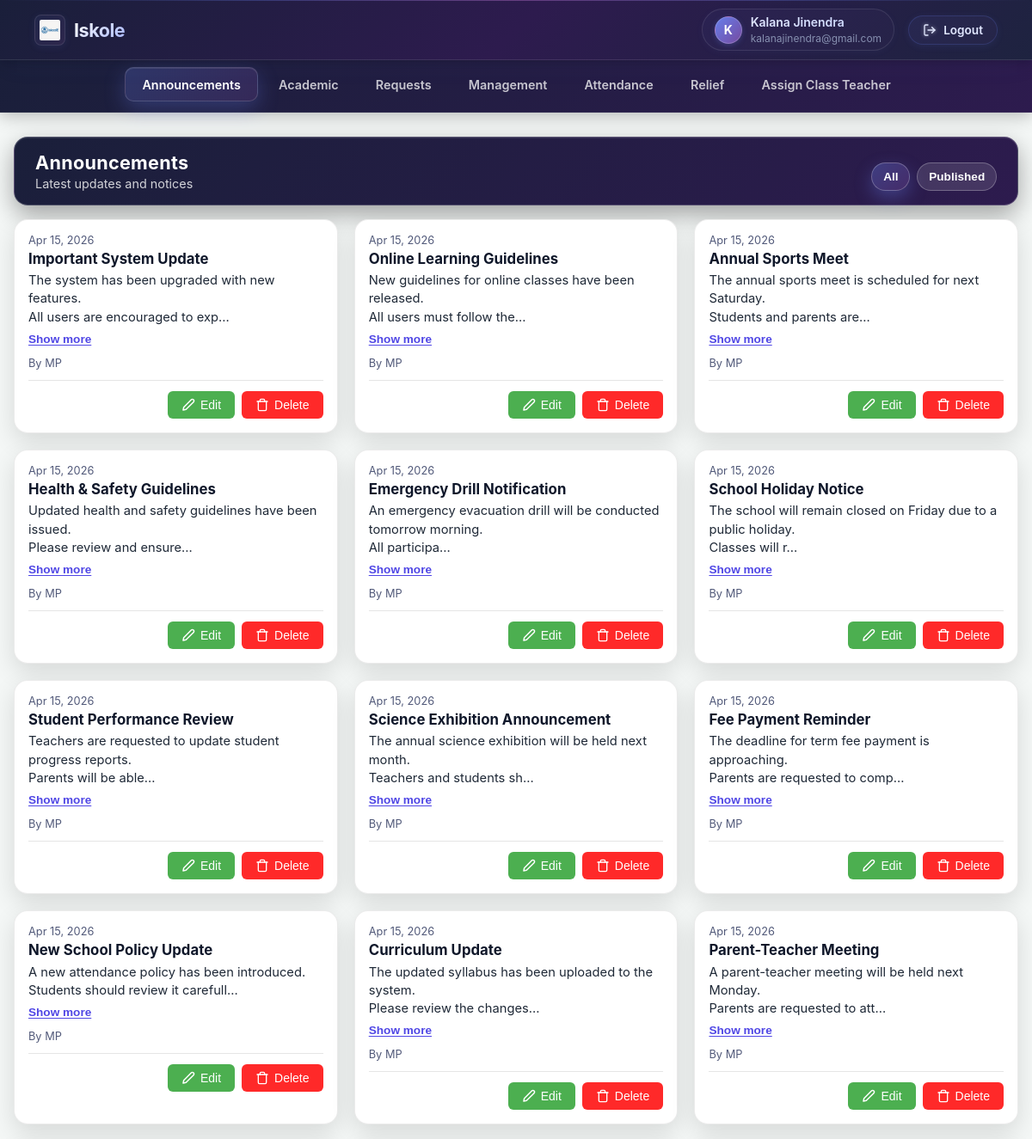
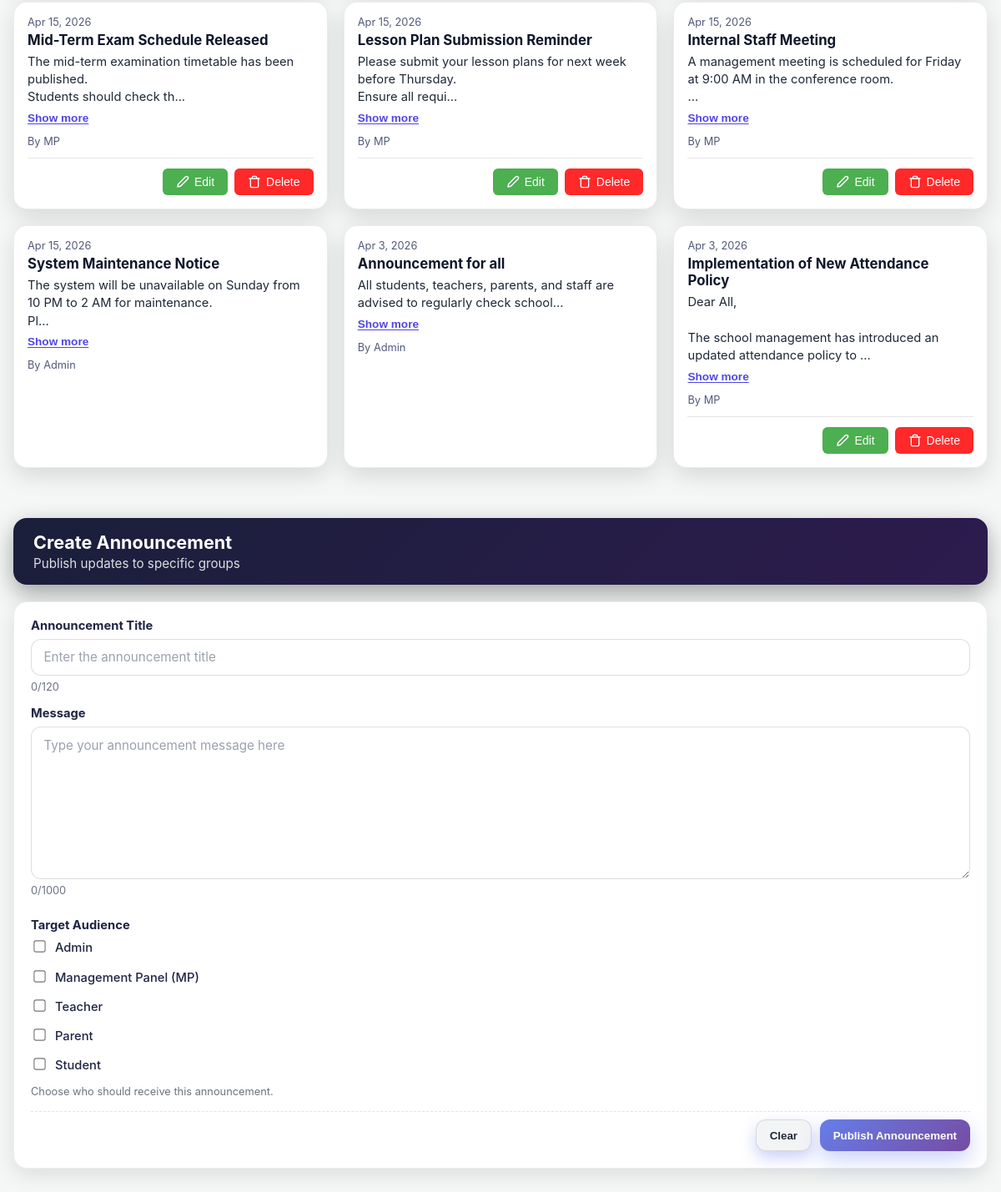
The app's page /mp (signed in) with its own data (2 pictures, top to bottom).
### tables this page shows
CREATE TABLE `announcement` (
  `announcement_id` int(11) NOT NULL,
  `title` varchar(255) NOT NULL,
  `content` text NOT NULL,
  `published_by` int(11) NOT NULL,
  `role` varchar(255) NOT NULL,
  `created_at` datetime DEFAULT current_timestamp(),
  `admin` tinyint(1) DEFAULT 0,
  `mp` tinyint(1) DEFAULT 0,
  `teacher` tinyint(1) DEFAULT 0,
  `parent` tinyint(1) DEFAULT 0,
  `student` tinyint(1) DEFAULT 0,
  `deleted` tinyint(1) DEFAULT 0
);

CREATE TABLE `userRoles` (
  `roleID` int(11) NOT NULL,
  `roleName` varchar(100) NOT NULL
);

### app/Core/Controller.php (called while the page is built, shortened)
<?php
class Controller
{
    protected function view($view, $data = [])
    {
        extract($data);
        require_once "../app/Views/$view.php";
    }
}

### app/Controllers/MpController.php (called while the page is built, shortened)
<?php
class Mpcontroller extends UserController
{
    public function index()
    {
        $tab = $_GET['tab'] ?? 'Announcements';
        $data = [
            'tab' => $tab
        ];
        $this->view('mp/index', $data);
    }
}

### app/Core/App.php (called while the page is built, shortened)
<?php
class App
{
    protected $method = 'index';
    public function __construct()
    {
        $url = $this->parseUrl();
        if ($url && isset($url[0]) && $url[0] !== '') {
            $segment0 = $url[0];
            $rootControllerFile = __DIR__ . '/../Controllers/' . ucfirst($segment0) . 'Controller.php';
            $folderControllerFile = __DIR__ . '/../Controllers/' . $segment0 . '/' . ucfirst($segment0) . 'Controller.php';
            if (file_exists($rootControllerFile)) {
                unset($url[0]);
            } elseif (file_exists($folderControllerFile)) {
                $this->controller = ucfirst($segment0) . 'Controller';
                $controllerPath = $folderControllerFile;
                unset($url[0]);
            } else {
                header('Location: /login');
                exit;
            }
        } else {
            header('Location: /login');
            exit;
        }
        $this->controller = new $this->controller;
        $this->params = $url ? array_values($url) : [];
        call_user_func_array([$this->controller, $this->method], $this->params);
    }
    private function parseUrl()
    {
        if (isset($_GET['url']) && !empty($_GET['url'])) {
            return explode('/', filter_var(rtrim($_GET['url'], '/'), FILTER_SANITIZE_URL));
        }
        return [];
    }
}

### public/index.php (called while the page is built, shortened)
<?php
$app = new App();

### app/Controllers/announcement/readAnnouncementController.php (called while the page is built)
<?php include_once __DIR__ . '/../../Model/AnnouncementModel.php';
$model = new AnnouncementModel();
$currentUserRole = $_SESSION['userRole'] ?? null;
$currentUserId = $_SESSION['user_id'] ?? null;
$result = $model->getAllAnnouncements();
$announcements = [];
if ($result) {
    foreach ($result as $announcement) {
        $shouldShow = false;
        if ($currentUserRole == 0 && $announcement['admin'] == 1) {
            $shouldShow = true;
        } elseif ($currentUserRole == 1 && $announcement['mp'] == 1) {
            $shouldShow = true;
        } elseif ($currentUserRole == 2 && $announcement['teacher'] == 1) {
            $shouldShow = true;
        } elseif ($currentUserRole == 4 && $announcement['parent'] == 1) {
            $shouldShow = true;
        } elseif ($currentUserRole == 3 && $announcement['student'] == 1) {
            $shouldShow = true;
        } elseif ($currentUserId == $announcement['published_by']) {
            $shouldShow = true;
        }
        if ($shouldShow) {
            $announcements[] = [
                'id' => $announcement['announcement_id'],
                'title' => $announcement['title'],
                'body' => $announcement['content'],
                'author' => $announcement['roleName'] ?? 'Unknown',
                'author_id' => $announcement['published_by'],
                'date' => date('M j, Y', strtotime($announcement['created_at'])),
                'audience' => getAudienceString($announcement)
            ];
        }
    }
}
function getAudienceString($announcement)
{
    $audiences = [];
    if ($announcement['admin'] == 1) $audiences[] = 'admin';
    if ($announcement['mp'] == 1) $audiences[] = 'mp';
    if ($announcement['teacher'] == 1) $audiences[] = 'teacher';
    if ($announcement['parent'] == 1) $audiences[] = 'parent';
    if ($announcement['student'] == 1) $audiences[] = 'student';
    if (count($audiences) >= 4) {
        return 'all';
    }
    return implode(',', $audiences);
}

### app/Core/Database.php (called while the page is built, shortened)
<?php
class Database
{
    private static $instance = null;
    private function __construct()
    {
        $this->host = getenv('MYSQL_HOST') ?: 'db';
        $this->port = getenv('MYSQL_PORT') ?: '3306';
        $this->dbname = getenv('MYSQL_DB') ?: 'iskole';
        $this->username = getenv('MYSQL_USER') ?: 'root';
        $this->password = getenv('MYSQL_PASSWORD') ?: 'root';
        $charset = 'utf8mb4';
        $dsn = "mysql:host={$this->host};port={$this->port};dbname={$this->dbname};charset={$charset}";
        $options = [
            PDO::ATTR_ERRMODE => PDO::ERRMODE_EXCEPTION,
            PDO::ATTR_DEFAULT_FETCH_MODE => PDO::FETCH_ASSOC,
            PDO::ATTR_PERSISTENT => false,
        ];
        try {
            $this->pdo = new PDO($dsn, $this->username, $this->password, $options);
        } catch (PDOException $e) {
            throw new Exception("Database connection failed: " . $e->getMessage());
        }
    }
    public static function getInstance()
    {
        if (self::$instance === null) {
            self::$instance = new Database();
        }
        return self::$instance->pdo;
    }
}

### app/Model/AnnouncementModel.php (called while the page is built, shortened)
<?php
require_once __DIR__ . '/../Core/Database.php';
class AnnouncementModel
{
    private $conn;
    public function __construct()
    {
        $this->conn = Database::getInstance();
    }
    public function getAllAnnouncements()
    {
        $query = "SELECT a.*, ur.roleName
                  FROM announcement a
                  JOIN userRoles as ur ON a.role = ur.roleID
                  WHERE a.deleted != 1 OR a.deleted IS NULL
                  ORDER BY a.created_at DESC";
        $stmt = $this->conn->prepare($query);
        $stmt->execute();
        return $stmt->fetchAll();
    }
}

### app/Views/templates/announcements.php (the view, shortened to what this page needs)
<link rel="stylesheet" href="/css/announcements/announcements.css">
<?php include __DIR__ . '/../../Controllers/announcement/readAnnouncementController.php'; ?>
<section class="mp-announcements theme-light" aria-labelledby="ann-title">
    <div class="ann-header">
        <div class="ann-title-wrap">
            <h2 id="ann-title">Announcements</h2>
            <p class="ann-subtitle">Latest updates and notices</p>
        </div>
        <div class="ann-actions">
            <div class="chip-group" role="tablist" aria-label="Announcement filters">
                <?php if ($_SESSION['user_role'] < 3): ?>
                    <button class="chip active" role="tab" aria-selected="true" data-filter="all">All</button>
                    <button class="chip" role="tab" aria-selected="false" data-filter="my">Published</button>
                <?php endif; ?>
            </div>
        </div>
    </div>
    <div class="ann-grid" role="list">
        <?php
        $list = $announcements ?? [];
        $currentUserId = $_SESSION['user_id'] ?? null;
        ?>
        <?php foreach ($list as $i => $a): ?>
            <?php
            $classes = ['ann-card'];
            $isMyAnnouncement = isset($a['author_id']) && isset($currentUserId) && $a['author_id'] == $currentUserId;
            $bodyText = ltrim((string)($a['body'] ?? ''));
            $maxBodyLength = 1000;
            $previewLength = 80;
            if (function_exists('mb_strlen') && function_exists('mb_substr')) {
                $displayBody = mb_strlen($bodyText) > $maxBodyLength ? mb_substr($bodyText, 0, $maxBodyLength) . '...' : $bodyText;
                $previewBody = mb_strlen($displayBody) > $previewLength ? mb_substr($displayBody, 0, $previewLength) . '...' : $displayBody;
                $hasPreviewToggle = mb_strlen($displayBody) > $previewLength;
            } else {
                $displayBody = strlen($bodyText) > $maxBodyLength ? substr($bodyText, 0, $maxBodyLength) . '...' : $bodyText;
                $previewBody = strlen($displayBody) > $previewLength ? substr($displayBody, 0, $previewLength) . '...' : $displayBody;
                $hasPreviewToggle = strlen($displayBody) > $previewLength;
            }
            if ($isMyAnnouncement) {
                $classes[] = 'is-my-announcement';
            }
            ?>
            <article role="listitem" class="<?php echo implode(' ', $classes); ?>" tabindex="0"
                data-author-id="<?php echo htmlspecialchars($a['author_id'] ?? ''); ?>"
                aria-label="Announcement: <?php echo htmlspecialchars($a['title'] ?? ''); ?>">
                <div class="ann-card-header">
                    <time class="ann-date"
                        datetime="<?php echo htmlspecialchars($a['date'] ?? ''); ?>"><?php echo htmlspecialchars($a['date'] ?? ''); ?></time>
                </div>
                <h3 class="ann-title-text"><?php echo htmlspecialchars($a['title'] ?? ''); ?></h3>
                <p class="ann-body"><span class="ann-body-preview<?php echo $hasPreviewToggle ? '' : ' ann-hidden'; ?>"><?php echo htmlspecialchars($previewBody); ?></span></p>
                <?php if ($hasPreviewToggle): ?>
                    <button type="button" class="btn-show-more" aria-expanded="false">Show more</button>
                <?php endif; ?>
                <div class="ann-meta">
                    <span class="author">By <?php echo htmlspecialchars($a['author'] ?? ''); ?></span>
                </div>
                <?php if ($isMyAnnouncement): ?>
                    <div class="ann-actions-row">
                        <button class="btn-edit" type="button"
                            data-id="<?php echo htmlspecialchars($a['id'] ?? $i); ?>"
                            data-title="<?php echo htmlspecialchars($a['title'] ?? '', ENT_QUOTES); ?>"
                            data-body="<?php echo htmlspecialchars($a['body'] ?? '', ENT_QUOTES); ?>"
                            data-audience="<?php echo htmlspecialchars($a['audience'] ?? '', ENT_QUOTES); ?>">
                            Edit
                        </button>
                        <button class="btn-delete" type="button"
                            data-id="<?php echo htmlspecialchars($a['id'] ?? $i); ?>">
                            Delete
                        </button>
                    </div>
                <?php endif; ?>
            </article>
        <?php endforeach; ?>
    </div>
</section>

### records on screen
announcement: date "Apr 15, 2026", title "Important System Update", content "The system has been upgraded with new features. All users are encouraged to exp...", shows "Show more", userroles.roleName "MP"
announcement: date "Apr 15, 2026", title "Online Learning Guidelines", content "New guidelines for online classes have been released. All users must follow the...", shows "Show more", userroles.roleName "MP"
announcement: date "Apr 15, 2026", title "Annual Sports Meet", content "The annual sports meet is scheduled for next Saturday. Students and parents are...", shows "Show more", userroles.roleName "MP"
announcement: date "Apr 15, 2026", title "Health & Safety Guidelines", content "Updated health and safety guidelines have been issued. Please review and ensure...", shows "Show more", userroles.roleName "MP"
announcement: date "Apr 15, 2026", title "Emergency Drill Notification", content "An emergency evacuation drill will be conducted tomorrow morning. All participa...", shows "Show more", userroles.roleName "MP"
announcement: date "Apr 15, 2026", title "School Holiday Notice", content "The school will remain closed on Friday due to a public holiday. Classes will r...", shows "Show more", userroles.roleName "MP"
announcement: date "Apr 15, 2026", title "Student Performance Review", content "Teachers are requested to update student progress reports. Parents will be able...", shows "Show more", userroles.roleName "MP"
announcement: date "Apr 15, 2026", title "Science Exhibition Announcement", content "The annual science exhibition will be held next month. Teachers and students sh...", shows "Show more", userroles.roleName "MP"
announcement: date "Apr 15, 2026", title "Fee Payment Reminder", content "The deadline for term fee payment is approaching. Parents are requested to comp...", shows "Show more", userroles.roleName "MP"
announcement: date "Apr 15, 2026", title "New School Policy Update", content "A new attendance policy has been introduced. Students should review it carefull...", shows "Show more", userroles.roleName "MP"
announcement: date "Apr 15, 2026", title "Curriculum Update", content "The updated syllabus has been uploaded to the system. Please review the changes...", shows "Show more", userroles.roleName "MP"
announcement: date "Apr 15, 2026", title "Parent-Teacher Meeting", content "A parent-teacher meeting will be held next Monday. Parents are requested to att...", shows "Show more", userroles.roleName "MP"
announcement: date "Apr 15, 2026", title "Mid-Term Exam Schedule Released", content "The mid-term examination timetable has been published. Students should check th...", shows "Show more", userroles.roleName "MP"
announcement: date "Apr 15, 2026", title "Lesson Plan Submission Reminder", content "Please submit your lesson plans for next week before Thursday. Ensure all requi...", shows "Show more", userroles.roleName "MP"
announcement: date "Apr 15, 2026", title "Internal Staff Meeting", content "A management meeting is scheduled for Friday at 9:00 AM in the conference room. ...", shows "Show more", userroles.roleName "MP"
announcement: date "Apr 15, 2026", title "System Maintenance Notice", content "The system will be unavailable on Sunday from 10 PM to 2 AM for maintenance. Pl...", shows "Show more", userroles.roleName "Admin"
announcement: date "Apr 3, 2026", title "Announcement for all", content "All students, teachers, parents, and staff are advised to regularly check school...", shows "Show more", userroles.roleName "Admin"
announcement: date "Apr 3, 2026", title "Implementation of New Attendance Policy", content "Dear All, The school management has introduced an updated attendance policy to ...", shows "Show more", userroles.roleName "MP"

### other values on screen
substr($name, 0, 1) "K"
$_SESSION['name'] "Kalana Jinendra"
$_SESSION['user_email'] "kalanajinendra@gmail.com"
$label "Announcements"
$label "Academic"
$label "Requests"
$label "Management"
$label "Attendance"
$label "Relief"
$label "Assign Class Teacher"
